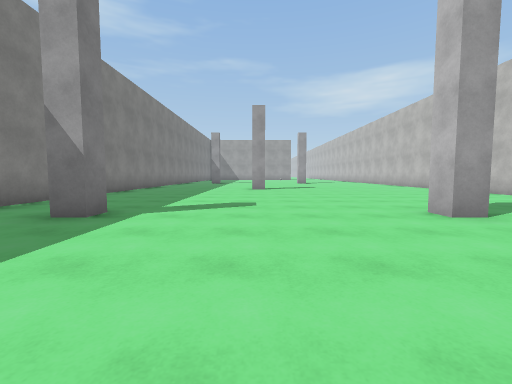
View 1 (above)

18 first-person views from a walk through a 3-D level made in the Unity game engine. The camera is 1.2 m above the floor, tilts 4° down and sees 90° across. The floor is counted in squares, 2 m on a side. Each view is taken from the middle of a square. On the plan, view 1 faces up. The plan holds only what a view shows up to about 9 squares ahead; the rest is blank. The place goes on beyond the plan. The player character is not drawn. Surface patterns are stand-ins for the level's own textures.

View 2
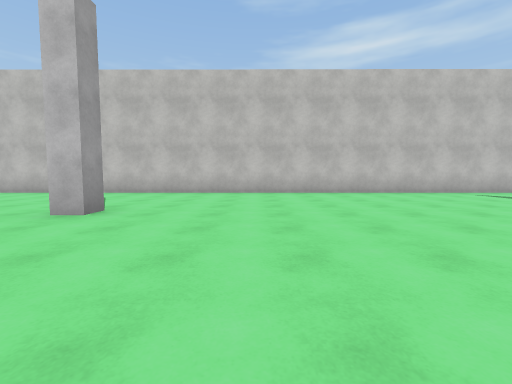

View 3
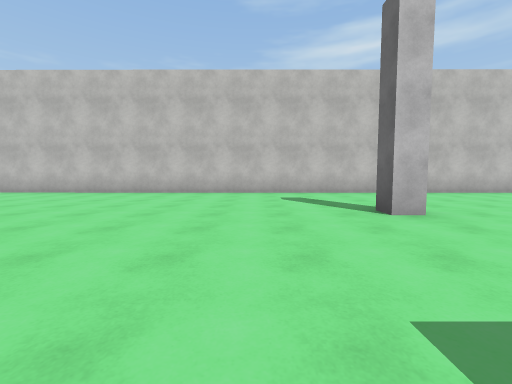

View 4
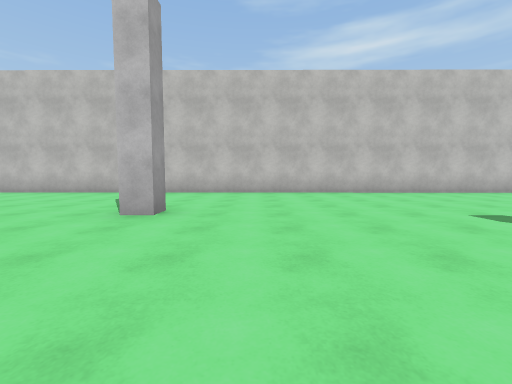

View 5
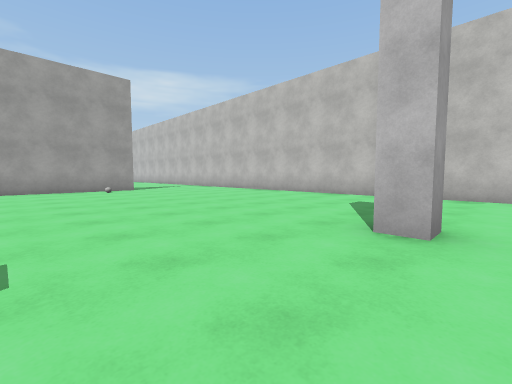

View 6
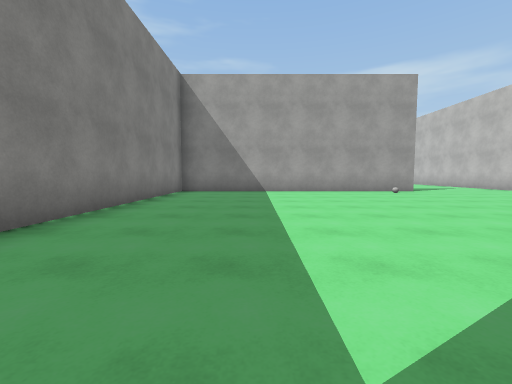

View 7
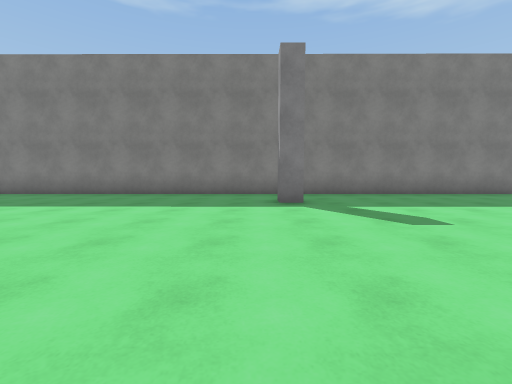

View 8
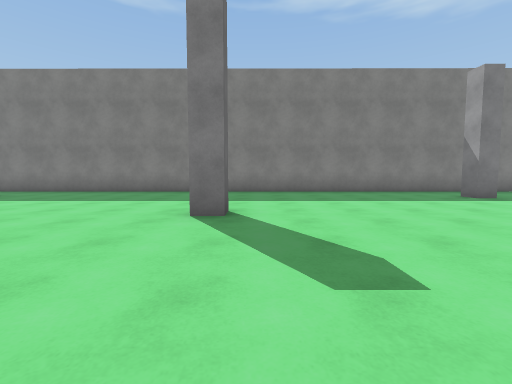

View 9
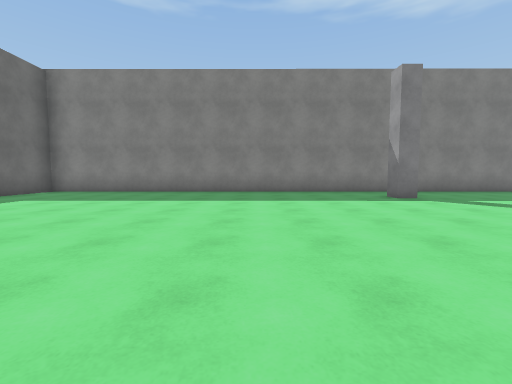

View 10
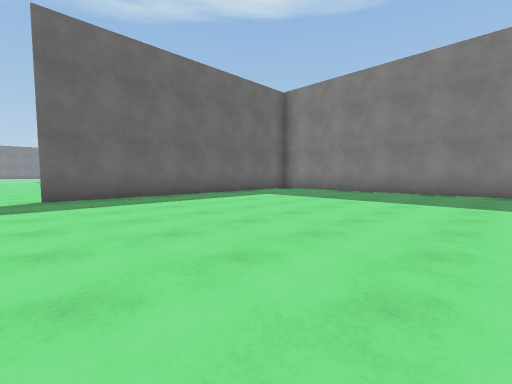

View 11
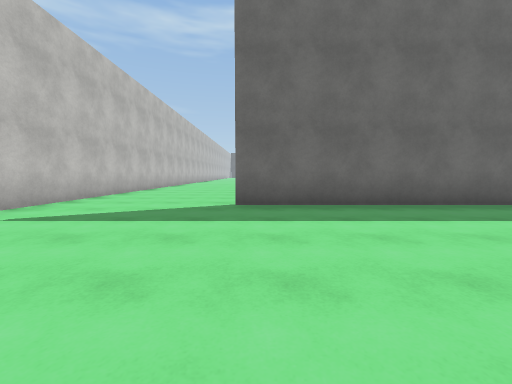

View 12
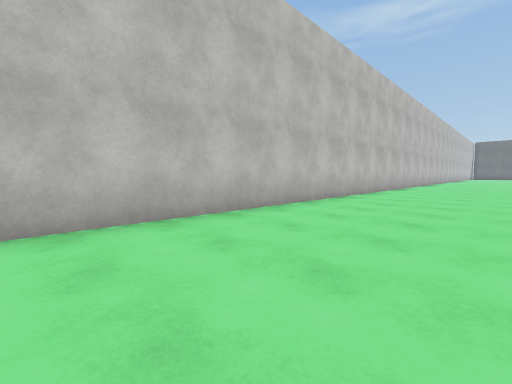

View 13
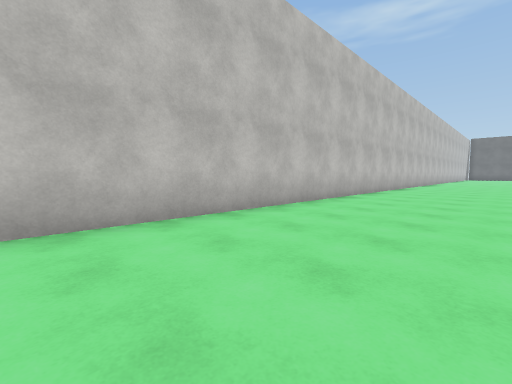

View 14
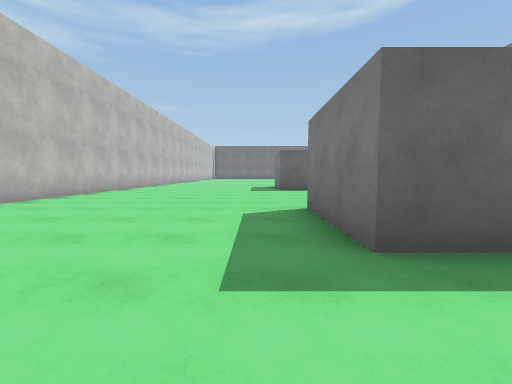

View 15
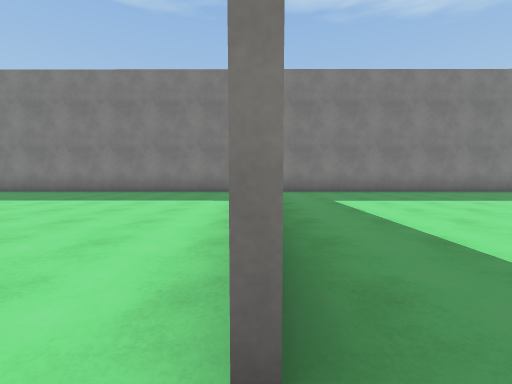

View 16
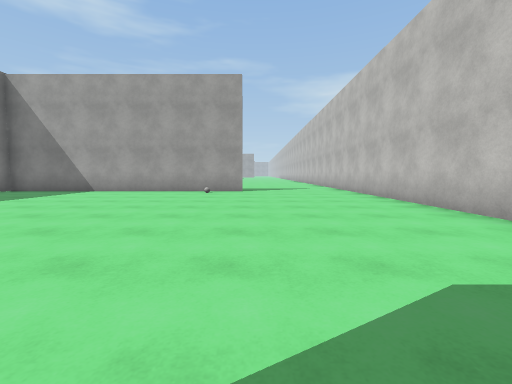

View 17
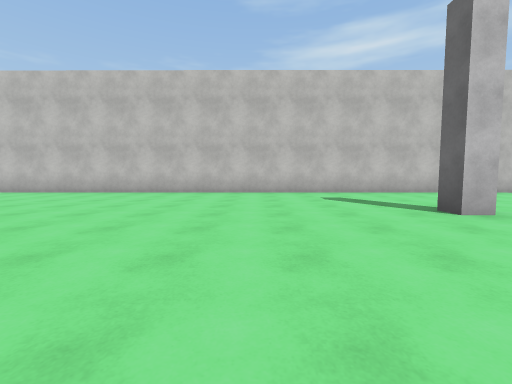

View 18
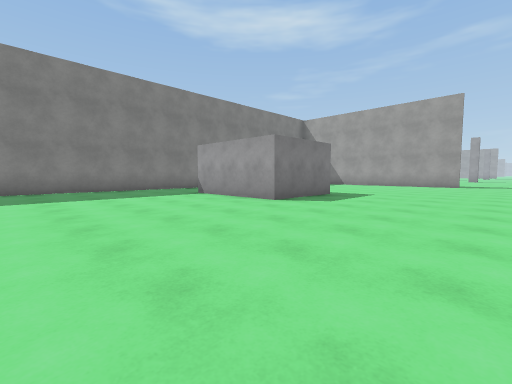

### Floor plan
Points are (right, up) in squares from view 1. A wall is a line through its corners. A room is listed if a view was taken in it or the views show most of it. See-through windows are left out.
Room 1 (views 1, 2, 3, 4, 5, 6, 7, 8, 9, 10, 11, 12, 13, 14, 15, 16, 17, 18)
walls: (3.2, 3.5) (2.7, 3.5) (2.7, 4) (3.2, 4); (-2.3, 4.1) (-2.3, 3.5) (-2.9, 3.5); (-0.2, 10.6) (0.4, 10.6) (0.4, 10); (-4.7, -7.8) (-4.7, -15.8); (3.2, 16.5) (2.7, 16.5) (2.7, 17) (3.2, 17); (-2.3, 17) (-2.3, 16.5) (-2.9, 16.5); (0, -13.9) (1.1, -13.9) (1.1, -16.5) (-2.2, -16.5); (-4.7, -17.8) (-4.7, -21.1); (3.6, 26) (-4.6, 26) (-4.7, -6.9) (3.5, -6.9); (7.2, -21) (7.3, 26.5)
objects: other object (2, 25)

Positions as (right, up) in squares from view 1, and headings:
1: (0, 0), facing up
2: (-1, 1), facing right
3: (-1, 6), facing right
4: (-1, 15), facing right
5: (0, 16), facing up-right
6: (-2, 17), facing up
7: (3, 16), facing left
8: (4, 11), facing left
9: (4, 0), facing left
10: (4, 0), facing down-left
11: (3, -2), facing down
12: (4, -7), facing down-right
13: (4, -11), facing down-right
14: (2, -12), facing down
15: (4, -7), facing left
16: (4, 17), facing up
17: (-1, 20), facing right
18: (5, -21), facing up-left
